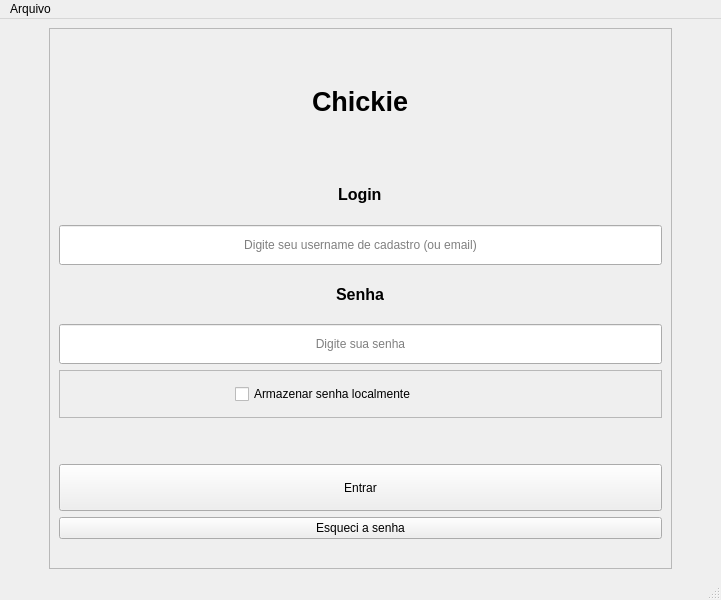
<?xml version="1.0" encoding="UTF-8"?>
<ui version="4.0">
 <class>MainWindow</class>
 <widget class="QMainWindow" name="MainWindow">
  <property name="geometry">
   <rect>
    <x>0</x>
    <y>0</y>
    <width>721</width>
    <height>600</height>
   </rect>
  </property>
  <property name="windowTitle">
   <string>Login - Chickie</string>
  </property>
  <property name="styleSheet">
   <string notr="true"/>
  </property>
  <widget class="QWidget" name="centralwidget">
   <property name="styleSheet">
    <string notr="true"/>
   </property>
   <layout class="QHBoxLayout" name="horizontalLayout">
    <item>
     <spacer name="horizontal_spacer">
      <property name="orientation">
       <enum>Qt::Horizontal</enum>
      </property>
      <property name="sizeType">
       <enum>QSizePolicy::Minimum</enum>
      </property>
      <property name="sizeHint" stdset="0">
       <size>
        <width>40</width>
        <height>20</height>
       </size>
      </property>
     </spacer>
    </item>
    <item>
     <widget class="QFrame" name="frame">
      <property name="styleSheet">
       <string notr="true"/>
      </property>
      <property name="frameShape">
       <enum>QFrame::StyledPanel</enum>
      </property>
      <property name="frameShadow">
       <enum>QFrame::Raised</enum>
      </property>
      <layout class="QVBoxLayout" name="verticalLayout_2">
       <item>
        <spacer name="vertical_spacer_4">
         <property name="orientation">
          <enum>Qt::Vertical</enum>
         </property>
         <property name="sizeType">
          <enum>QSizePolicy::Minimum</enum>
         </property>
         <property name="sizeHint" stdset="0">
          <size>
           <width>20</width>
           <height>40</height>
          </size>
         </property>
        </spacer>
       </item>
       <item alignment="Qt::AlignHCenter">
        <widget class="QLabel" name="label_title">
         <property name="text">
          <string>&lt;html&gt;&lt;head/&gt;&lt;body&gt;&lt;p&gt;&lt;span style=&quot; font-size:20pt; font-weight:600;&quot;&gt;Chickie&lt;/span&gt;&lt;/p&gt;&lt;/body&gt;&lt;/html&gt;</string>
         </property>
        </widget>
       </item>
       <item>
        <spacer name="vertical_spacer_2">
         <property name="orientation">
          <enum>Qt::Vertical</enum>
         </property>
         <property name="sizeType">
          <enum>QSizePolicy::Maximum</enum>
         </property>
         <property name="sizeHint" stdset="0">
          <size>
           <width>20</width>
           <height>40</height>
          </size>
         </property>
        </spacer>
       </item>
       <item alignment="Qt::AlignHCenter">
        <widget class="QLabel" name="label_login">
         <property name="text">
          <string>&lt;html&gt;&lt;head/&gt;&lt;body&gt;&lt;p&gt;&lt;span style=&quot; font-size:12pt; font-weight:600;&quot;&gt;Login&lt;/span&gt;&lt;/p&gt;&lt;/body&gt;&lt;/html&gt;</string>
         </property>
        </widget>
       </item>
       <item>
        <widget class="QLineEdit" name="line_edit_login">
         <property name="minimumSize">
          <size>
           <width>0</width>
           <height>40</height>
          </size>
         </property>
         <property name="text">
          <string/>
         </property>
         <property name="maxLength">
          <number>30</number>
         </property>
         <property name="alignment">
          <set>Qt::AlignCenter</set>
         </property>
         <property name="placeholderText">
          <string>Digite seu username de cadastro (ou email)</string>
         </property>
        </widget>
       </item>
       <item alignment="Qt::AlignHCenter">
        <widget class="QLabel" name="label_senha">
         <property name="text">
          <string>&lt;html&gt;&lt;head/&gt;&lt;body&gt;&lt;p&gt;&lt;span style=&quot; font-size:12pt; font-weight:600;&quot;&gt;Senha&lt;/span&gt;&lt;/p&gt;&lt;/body&gt;&lt;/html&gt;</string>
         </property>
        </widget>
       </item>
       <item>
        <widget class="QLineEdit" name="line_edit_senha">
         <property name="minimumSize">
          <size>
           <width>0</width>
           <height>40</height>
          </size>
         </property>
         <property name="text">
          <string/>
         </property>
         <property name="maxLength">
          <number>30</number>
         </property>
         <property name="echoMode">
          <enum>QLineEdit::Password</enum>
         </property>
         <property name="alignment">
          <set>Qt::AlignCenter</set>
         </property>
         <property name="placeholderText">
          <string>Digite sua senha</string>
         </property>
        </widget>
       </item>
       <item>
        <widget class="QFrame" name="frame_2">
         <property name="enabled">
          <bool>true</bool>
         </property>
         <property name="frameShape">
          <enum>QFrame::StyledPanel</enum>
         </property>
         <property name="frameShadow">
          <enum>QFrame::Raised</enum>
         </property>
         <layout class="QGridLayout" name="gridLayout">
          <item row="0" column="0">
           <widget class="QCheckBox" name="check_box_armazenar_senha">
            <property name="maximumSize">
             <size>
              <width>250</width>
              <height>100</height>
             </size>
            </property>
            <property name="text">
             <string>Armazenar senha localmente</string>
            </property>
           </widget>
          </item>
         </layout>
        </widget>
       </item>
       <item>
        <spacer name="vertical_spacer">
         <property name="orientation">
          <enum>Qt::Vertical</enum>
         </property>
         <property name="sizeType">
          <enum>QSizePolicy::Minimum</enum>
         </property>
         <property name="sizeHint" stdset="0">
          <size>
           <width>20</width>
           <height>40</height>
          </size>
         </property>
        </spacer>
       </item>
       <item>
        <widget class="QPushButton" name="push_button_entrar">
         <property name="sizePolicy">
          <sizepolicy hsizetype="Minimum" vsizetype="Minimum">
           <horstretch>0</horstretch>
           <verstretch>0</verstretch>
          </sizepolicy>
         </property>
         <property name="baseSize">
          <size>
           <width>0</width>
           <height>0</height>
          </size>
         </property>
         <property name="styleSheet">
          <string notr="true"/>
         </property>
         <property name="text">
          <string>Entrar</string>
         </property>
        </widget>
       </item>
       <item>
        <widget class="QPushButton" name="push_button_esqueci_a_senha">
         <property name="text">
          <string>Esqueci a senha</string>
         </property>
        </widget>
       </item>
       <item>
        <spacer name="vertical_spacer_3">
         <property name="orientation">
          <enum>Qt::Vertical</enum>
         </property>
         <property name="sizeType">
          <enum>QSizePolicy::Minimum</enum>
         </property>
         <property name="sizeHint" stdset="0">
          <size>
           <width>0</width>
           <height>20</height>
          </size>
         </property>
        </spacer>
       </item>
      </layout>
     </widget>
    </item>
    <item>
     <spacer name="horizontal_spacer_2">
      <property name="orientation">
       <enum>Qt::Horizontal</enum>
      </property>
      <property name="sizeType">
       <enum>QSizePolicy::Minimum</enum>
      </property>
      <property name="sizeHint" stdset="0">
       <size>
        <width>40</width>
        <height>20</height>
       </size>
      </property>
     </spacer>
    </item>
   </layout>
  </widget>
  <widget class="QMenuBar" name="menubar">
   <property name="geometry">
    <rect>
     <x>0</x>
     <y>0</y>
     <width>721</width>
     <height>22</height>
    </rect>
   </property>
   <widget class="QMenu" name="menu_arquivo">
    <property name="title">
     <string>Arquivo</string>
    </property>
    <addaction name="action_sair"/>
   </widget>
   <addaction name="menu_arquivo"/>
  </widget>
  <widget class="QStatusBar" name="statusbar"/>
  <action name="action_sair">
   <property name="text">
    <string>Sair</string>
   </property>
  </action>
 </widget>
 <resources/>
 <connections/>
</ui>
